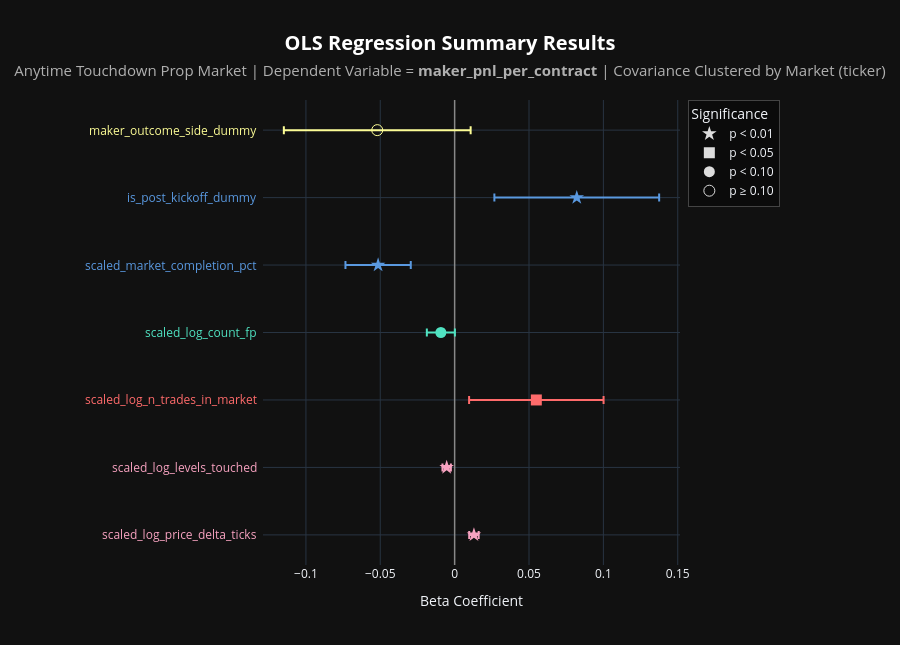

The code cell stored with this chart in its notebook:
### Code cell
# Regression Analysis: Maker PnL
# Note, hover for regression details

graph_regression(
    df           = anytime_td_df,
    graph_title  = "Anytime Touchdown",
    side         = 'maker',
    n_req_trades = 500,
    show_const   = False
)

### Figure 1 — Plotly figure (JSON) as saved in the notebook; plotly's stock layout.template omitted (floating-point values rounded to 4 significant figures)
{"data": [{"customdata": [[1.238e-15, 0.001622, 8.001, 9.005e-47, 0.0009033, 14.36, 1.795, 0.009795, 0.01615]], "error_x": {"array": [0.003179], "color": "#F7A2C0", "type": "data", "visible": true}, "hovertemplate": "<b>Independent Variable:</b> %{y}<br><b>Beta:</b> %{x:.4f}<br><b>95% CI:</b> [%{customdata[7]:.4f}, %{customdata[8]:.4f}]<br><br><b>Clustered (by ticker):</b><br>p-value: %{customdata[0]:.4f}<br>Std Error: %{customdata[1]:.4f}<br>t-statistic: %{customdata[2]:.2f}<br><br><b>Naive (non-clustered):</b><br>p-value: %{customdata[3]:.4f}<br>Std Error: %{customdata[4]:.4f}<br>t-statistic: %{customdata[5]:.2f}<br><br><b>SE inflation (clustered / naive):</b> %{customdata[6]:.2f}x<extra></extra>", "marker": {"color": "#F7A2C0", "size": 11, "symbol": "star"}, "mode": "markers", "showlegend": false, "type": "scatter", "x": [0.01297], "y": ["scaled_log_price_delta_ticks"]}, {"customdata": [[0.0001949, 0.001438, -3.726, 3.995e-09, 0.0009101, -5.884, 1.58, -0.008174, -0.002537]], "error_x": {"array": [0.002818], "color": "#F7A2C0", "type": "data", "visible": true}, "hovertemplate": "<b>Independent Variable:</b> %{y}<br><b>Beta:</b> %{x:.4f}<br><b>95% CI:</b> [%{customdata[7]:.4f}, %{customdata[8]:.4f}]<br><br><b>Clustered (by ticker):</b><br>p-value: %{customdata[0]:.4f}<br>Std Error: %{customdata[1]:.4f}<br>t-statistic: %{customdata[2]:.2f}<br><br><b>Naive (non-clustered):</b><br>p-value: %{customdata[3]:.4f}<br>Std Error: %{customdata[4]:.4f}<br>t-statistic: %{customdata[5]:.2f}<br><br><b>SE inflation (clustered / naive):</b> %{customdata[6]:.2f}x<extra></extra>", "marker": {"color": "#F7A2C0", "size": 11, "symbol": "star"}, "mode": "markers", "showlegend": false, "type": "scatter", "x": [-0.005355], "y": ["scaled_log_levels_touched"]}, {"customdata": [[0.01722, 0.02306, 2.382, 0, 0.0004316, 127.3, 53.43, 0.009719, 0.1001]], "error_x": {"array": [0.0452], "color": "#FF6B6B", "type": "data", "visible": true}, "hovertemplate": "<b>Independent Variable:</b> %{y}<br><b>Beta:</b> %{x:.4f}<br><b>95% CI:</b> [%{customdata[7]:.4f}, %{customdata[8]:.4f}]<br><br><b>Clustered (by ticker):</b><br>p-value: %{customdata[0]:.4f}<br>Std Error: %{customdata[1]:.4f}<br>t-statistic: %{customdata[2]:.2f}<br><br><b>Naive (non-clustered):</b><br>p-value: %{customdata[3]:.4f}<br>Std Error: %{customdata[4]:.4f}<br>t-statistic: %{customdata[5]:.2f}<br><br><b>SE inflation (clustered / naive):</b> %{customdata[6]:.2f}x<extra></extra>", "marker": {"color": "#FF6B6B", "size": 11, "symbol": "square"}, "mode": "markers", "showlegend": false, "type": "scatter", "x": [0.05492], "y": ["scaled_log_n_trades_in_market"]}, {"customdata": [[0.05408, 0.004809, -1.926, 4.042e-99, 0.0004383, -21.13, 10.97, -0.01869, 0.0001647]], "error_x": {"array": [0.009427], "color": "#50E3C2", "type": "data", "visible": true}, "hovertemplate": "<b>Independent Variable:</b> %{y}<br><b>Beta:</b> %{x:.4f}<br><b>95% CI:</b> [%{customdata[7]:.4f}, %{customdata[8]:.4f}]<br><br><b>Clustered (by ticker):</b><br>p-value: %{customdata[0]:.4f}<br>Std Error: %{customdata[1]:.4f}<br>t-statistic: %{customdata[2]:.2f}<br><br><b>Naive (non-clustered):</b><br>p-value: %{customdata[3]:.4f}<br>Std Error: %{customdata[4]:.4f}<br>t-statistic: %{customdata[5]:.2f}<br><br><b>SE inflation (clustered / naive):</b> %{customdata[6]:.2f}x<extra></extra>", "marker": {"color": "#50E3C2", "size": 11, "symbol": "circle"}, "mode": "markers", "showlegend": false, "type": "scatter", "x": [-0.009263], "y": ["scaled_log_count_fp"]}, {"customdata": [[4.353e-06, 0.0112, -4.594, 0, 0.0006887, -74.71, 16.26, -0.07341, -0.0295]], "error_x": {"array": [0.02196], "color": "#5A99E0", "type": "data", "visible": true}, "hovertemplate": "<b>Independent Variable:</b> %{y}<br><b>Beta:</b> %{x:.4f}<br><b>95% CI:</b> [%{customdata[7]:.4f}, %{customdata[8]:.4f}]<br><br><b>Clustered (by ticker):</b><br>p-value: %{customdata[0]:.4f}<br>Std Error: %{customdata[1]:.4f}<br>t-statistic: %{customdata[2]:.2f}<br><br><b>Naive (non-clustered):</b><br>p-value: %{customdata[3]:.4f}<br>Std Error: %{customdata[4]:.4f}<br>t-statistic: %{customdata[5]:.2f}<br><br><b>SE inflation (clustered / naive):</b> %{customdata[6]:.2f}x<extra></extra>", "marker": {"color": "#5A99E0", "size": 11, "symbol": "star"}, "mode": "markers", "showlegend": false, "type": "scatter", "x": [-0.05145], "y": ["scaled_market_completion_pct"]}, {"customdata": [[0.00366, 0.02825, 2.906, 0, 0.001373, 59.79, 20.58, 0.02672, 0.1375]], "error_x": {"array": [0.05539], "color": "#5A99E0", "type": "data", "visible": true}, "hovertemplate": "<b>Independent Variable:</b> %{y}<br><b>Beta:</b> %{x:.4f}<br><b>95% CI:</b> [%{customdata[7]:.4f}, %{customdata[8]:.4f}]<br><br><b>Clustered (by ticker):</b><br>p-value: %{customdata[0]:.4f}<br>Std Error: %{customdata[1]:.4f}<br>t-statistic: %{customdata[2]:.2f}<br><br><b>Naive (non-clustered):</b><br>p-value: %{customdata[3]:.4f}<br>Std Error: %{customdata[4]:.4f}<br>t-statistic: %{customdata[5]:.2f}<br><br><b>SE inflation (clustered / naive):</b> %{customdata[6]:.2f}x<extra></extra>", "marker": {"color": "#5A99E0", "size": 11, "symbol": "star"}, "mode": "markers", "showlegend": false, "type": "scatter", "x": [0.08211], "y": ["is_post_kickoff_dummy"]}, {"customdata": [[0.1042, 0.03203, -1.625, 4.043e-293, 0.001422, -36.6, 22.53, -0.1148, 0.01076]], "error_x": {"array": [0.06279], "color": "#FDFD96", "type": "data", "visible": true}, "hovertemplate": "<b>Independent Variable:</b> %{y}<br><b>Beta:</b> %{x:.4f}<br><b>95% CI:</b> [%{customdata[7]:.4f}, %{customdata[8]:.4f}]<br><br><b>Clustered (by ticker):</b><br>p-value: %{customdata[0]:.4f}<br>Std Error: %{customdata[1]:.4f}<br>t-statistic: %{customdata[2]:.2f}<br><br><b>Naive (non-clustered):</b><br>p-value: %{customdata[3]:.4f}<br>Std Error: %{customdata[4]:.4f}<br>t-statistic: %{customdata[5]:.2f}<br><br><b>SE inflation (clustered / naive):</b> %{customdata[6]:.2f}x<extra></extra>", "marker": {"color": "#FDFD96", "size": 11, "symbol": "circle-open"}, "mode": "markers", "showlegend": false, "type": "scatter", "x": [-0.05204], "y": ["maker_outcome_side_dummy"]}, {"hoverinfo": "skip", "marker": {"color": "#dddddd", "size": 11, "symbol": "star"}, "mode": "markers", "name": "p < 0.01", "showlegend": true, "type": "scatter", "x": [null], "y": [null]}, {"hoverinfo": "skip", "marker": {"color": "#dddddd", "size": 11, "symbol": "square"}, "mode": "markers", "name": "p < 0.05", "showlegend": true, "type": "scatter", "x": [null], "y": [null]}, {"hoverinfo": "skip", "marker": {"color": "#dddddd", "size": 11, "symbol": "circle"}, "mode": "markers", "name": "p < 0.10", "showlegend": true, "type": "scatter", "x": [null], "y": [null]}, {"hoverinfo": "skip", "marker": {"color": "#dddddd", "size": 11, "symbol": "circle-open"}, "mode": "markers", "name": "p ≥ 0.10", "showlegend": true, "type": "scatter", "x": [null], "y": [null]}], "layout": {"annotations": [{"font": {"color": "#F7A2C0", "size": 12}, "showarrow": false, "text": "scaled_log_price_delta_ticks", "x": -0.01, "xanchor": "right", "xref": "paper", "y": "scaled_log_price_delta_ticks", "yanchor": "middle", "yref": "y"}, {"font": {"color": "#F7A2C0", "size": 12}, "showarrow": false, "text": "scaled_log_levels_touched", "x": -0.01, "xanchor": "right", "xref": "paper", "y": "scaled_log_levels_touched", "yanchor": "middle", "yref": "y"}, {"font": {"color": "#FF6B6B", "size": 12}, "showarrow": false, "text": "scaled_log_n_trades_in_market", "x": -0.01, "xanchor": "right", "xref": "paper", "y": "scaled_log_n_trades_in_market", "yanchor": "middle", "yref": "y"}, {"font": {"color": "#50E3C2", "size": 12}, "showarrow": false, "text": "scaled_log_count_fp", "x": -0.01, "xanchor": "right", "xref": "paper", "y": "scaled_log_count_fp", "yanchor": "middle", "yref": "y"}, {"font": {"color": "#5A99E0", "size": 12}, "showarrow": false, "text": "scaled_market_completion_pct", "x": -0.01, "xanchor": "right", "xref": "paper", "y": "scaled_market_completion_pct", "yanchor": "middle", "yref": "y"}, {"font": {"color": "#5A99E0", "size": 12}, "showarrow": false, "text": "is_post_kickoff_dummy", "x": -0.01, "xanchor": "right", "xref": "paper", "y": "is_post_kickoff_dummy", "yanchor": "middle", "yref": "y"}, {"font": {"color": "#FDFD96", "size": 12}, "showarrow": false, "text": "maker_outcome_side_dummy", "x": -0.01, "xanchor": "right", "xref": "paper", "y": "maker_outcome_side_dummy", "yanchor": "middle", "yref": "y"}], "height": 645, "legend": {"bgcolor": "rgba(0,0,0,0.35)", "bordercolor": "#444444", "borderwidth": 1, "title": {"text": "Significance"}, "x": 1.02, "xanchor": "left", "y": 1, "yanchor": "top"}, "margin": {"l": 263, "r": 220}, "paper_bgcolor": "#111111", "plot_bgcolor": "#111111", "title": {"font": {"color": "#ffffff", "size": 20}, "text": "<b>OLS Regression Summary Results</b><br><span style='font-size: 15px; color: #b0b0b0;'>Anytime Touchdown Prop Market | Dependent Variable = <b>maker_pnl_per_contract</b> | Covariance Clustered by Market (ticker)</span>", "x": 0.5, "xanchor": "center"}, "xaxis": {"title": {"text": "Beta Coefficient"}, "zeroline": true, "zerolinecolor": "#888888", "zerolinewidth": 1.5}, "yaxis": {"showticklabels": false, "title": {}}}}
